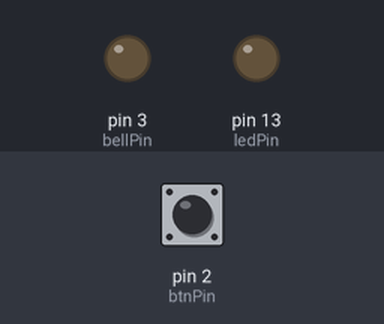
A sketch run on a simulated Arduino Uno, built with avr-gcc and run on an emulated ATmega328P. On the bench: output pins drawn as LEDs (lit = HIGH). The test bench sets the inputs (shaded band); at power-on: pin 2 (btnPin) HIGH.

Above: at 1.2 s.
1.3 s: pin 2 (btnPin) pulled LOW for 0.15 s
Timing chart, 0 to 4.3 s (numbered marks = the images above; inputs shaded):
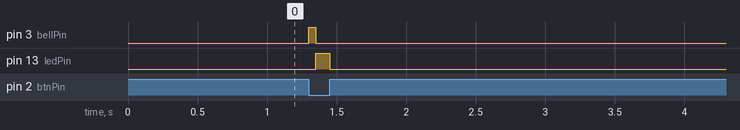

The sketch:

LTTimer.ino
```cpp
unsigned long startTime;
const char ledPin = 13;
const char btnPin = 2;
const char bellPin = 3;
char endFlg=0;
void setup(){
  pinMode(btnPin,INPUT);
  pinMode(bellPin,OUTPUT);
  pinMode(ledPin,OUTPUT);
}

void loop(){
  digitalWrite(ledPin,LOW);
  while(LOW == digitalRead(btnPin));
  while(HIGH == digitalRead(btnPin));
  digitalWrite(bellPin,HIGH);
  delay(50);
  digitalWrite(bellPin,LOW);
  startTime = millis();
  while(((millis()-startTime)<=300000) && (LOW == digitalRead(btnPin))){
    digitalWrite(ledPin,HIGH);
    if(endFlg==0 && ((millis()-startTime)>=240000)){
      digitalWrite(bellPin,HIGH);
      delay(50);
      digitalWrite(bellPin,LOW);
      endFlg=1;
    }
  }
  digitalWrite(ledPin,LOW);
  if(endFlg==1){
    for(int i=0;i<3;i++){
      digitalWrite(bellPin,HIGH);
      delay(50);
      digitalWrite(bellPin,LOW);
      delay(200);
    }
    endFlg=0;
  }
  else{
    while(HIGH == digitalRead(btnPin));
  }
}
```

Measured:
- after the input at 1.3 s, pin 3 (bellPin): LOW → HIGH at once, → LOW 0.05 s later; pin 13 (ledPin): LOW → HIGH after 0.05 s, → LOW 0.10 s later
